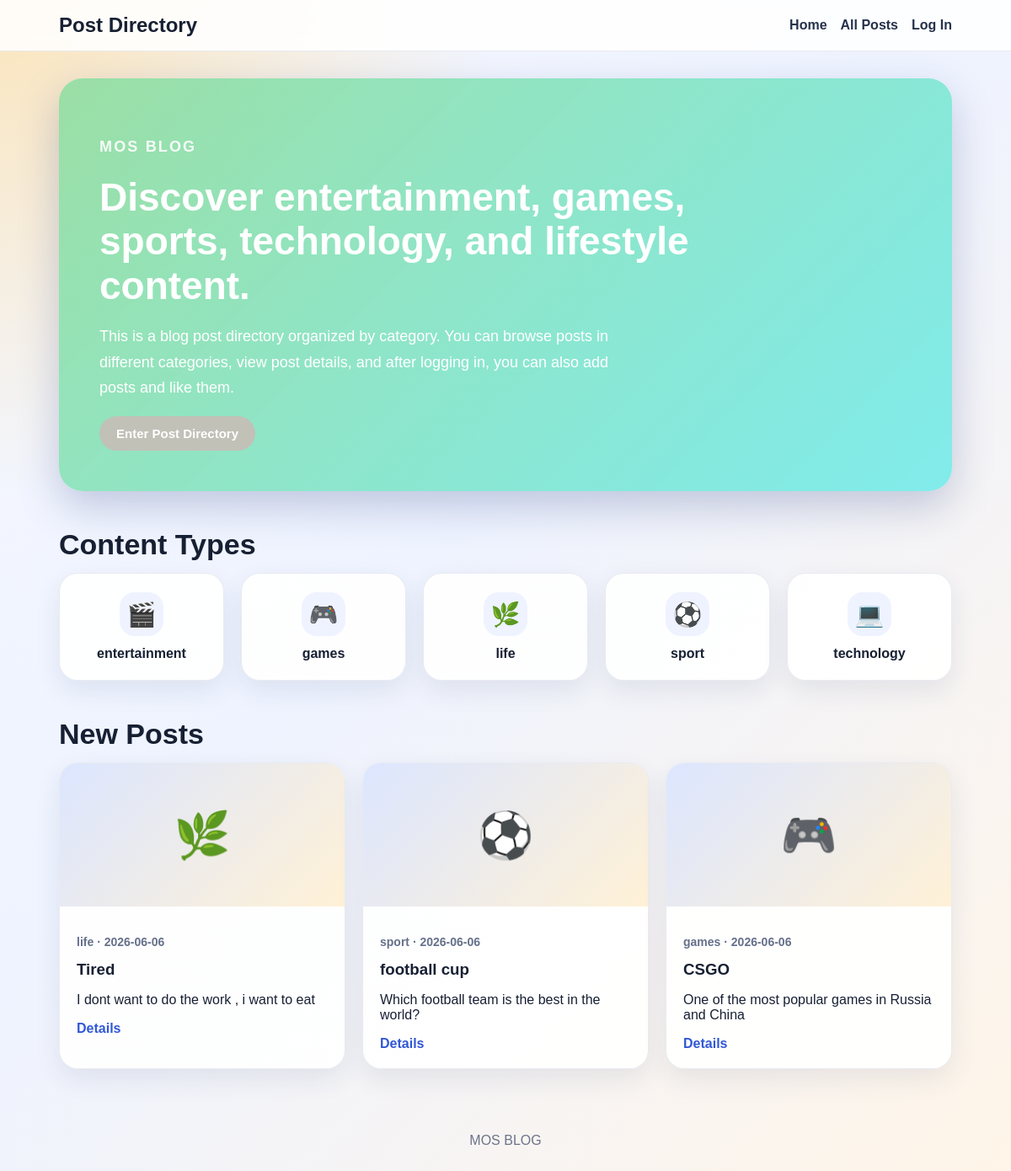
The page / on the database its author committed.
### posts/models.py (models this page shows, shortened)
class Category(models.Model):
    name = models.CharField("Class", max_length=100)
    slug = models.SlugField("URL", max_length=100, unique=True) #网址名称
    icon = models.CharField("icon", max_length=10, default="📝")
    class Meta:
        verbose_name = "Category"
        verbose_name_plural = "Category"
        ordering = ["name"]

class Post(models.Model):
    title = models.CharField("Title", max_length=150)
    content = models.TextField("Tect")
    category = models.ForeignKey(
        Category,
        on_delete=models.CASCADE,#分类删除，帖子也删除
        related_name="posts",
        verbose_name="category"
    )
    author = models.ForeignKey(
        settings.AUTH_USER_MODEL,
        on_delete=models.CASCADE,
        related_name="posts",
        verbose_name="author"
    )
    likes = models.ManyToManyField(
        settings.AUTH_USER_MODEL,
        related_name="liked_posts",
        blank=True,
        verbose_name="liked Users"
    )
    image_url = models.URLField("Image URL", blank=True) #图片链接
    is_published = models.BooleanField("Published", default=True) #发布
    created_at = models.DateTimeField("Created At", auto_now_add=True) #创建时间
    class Meta:
        verbose_name = "Posts"
        verbose_name_plural = "Posts"
        ordering = ["-created_at"]

### posts/views.py (the view)
# urls.py: path("", views.home, name="home"),
def home(request):
    latest_posts = Post.objects.filter(is_published=True).select_related(
        "author",
        "category"
    )[:4] #取前四篇bolg
    categories = Category.objects.all()
    return render(request, "posts/home.html", {
        "latest_posts": latest_posts,
        "categories": categories,
    })

### posts/templates/posts/home.html (shortened to what this page needs)
{% extends "posts/base.html" %}
{% block content %}
<section class="hero">
    <div>
        <p class="eyebrow">Mos Blog</p>
        <h1>Discover entertainment, games, sports, technology, and lifestyle content.</h1>
        <p>
            This is a blog post directory organized by category. You can browse posts in different categories,
            view post details, and after logging in, you can also add posts and like them.
        </p>
        <a class="btn" href="{% url 'post_list' %}">Enter Post Directory</a>
    </div>
</section>
<section class="section">
    <h2>Content Types</h2>
    <div class="category-grid">
        {% for category in categories %}
            <a class="category-card" href="{% url 'post_list' %}?category={{ category.slug }}">
                <span class="category-icon">{{ category.icon }}</span>
                <strong>{{ category.name }}</strong>
            </a>
        {% empty %}
            <p>Please add the content types!</p>
        {% endfor %}
    </div>
</section>
<section class="section">
    <h2>New Posts</h2>
    <div class="post-grid">
        {% for post in latest_posts %}
            <article class="post-card">
                <div class="preview">
                    {% if post.image_url %}
                        <img src="{{ post.image_url }}" alt="{{ post.title }}">
                    {% else %}
                        <span>{{ post.category.icon }}</span>
                    {% endif %}
                </div>
                <div class="post-card-body">
                    <p class="meta">{{ post.category.name }} · {{ post.created_at|date:"Y-m-d" }}</p>
                    <h3>{{ post.title }}</h3>
                    <p>{{ post.content|truncatechars:120 }}</p>
                    <a class="text-link" href="{% url 'post_detail' post.pk %}">Details</a>
                </div>
            </article>
        {% empty %}
            <p>Nothing now, go to share your life!</p>
        {% endfor %}
    </div>
</section>
{% endblock %}

### posts/templates/posts/base.html (shortened to what this page needs)
{% load static %}
<!DOCTYPE html>
<html lang="zh-CN">
<head>
    <link rel="stylesheet" href="{% static 'style.css' %}">
</head>
<body>
    <header class="site-header">
        <nav class="navbar">
            <a class="logo" href="{% url 'home' %}">Post Directory</a>
            <div class="nav-links">
                <a href="{% url 'home' %}">Home</a>
                <a href="{% url 'post_list' %}">All Posts</a>
                {% if user.is_authenticated %}
                    <a href="{% url 'add_post' %}">Add Post</a>
                    <span class="user-label">User：{{ user.username }}</span>
                    <form class="logout-form" method="post" action="{% url 'login' %}">
                        {% csrf_token %}
                        <button type="submit">Log Out</button>
                    </form>
                {% else %}
                    <a href="{% url 'login' %}">Log In</a>
                {% endif %}
            </div>
        </nav>
    </header>
    <main class="container">
        {% block content %}
        {% endblock %}
    </main>
    <footer class="site-footer">
        <p>MOS BLOG</p>
    </footer>
</body>
</html>

### posts/static/style.css (style rules this page uses)
* { box-sizing: border-box; }
body { margin: 0; font-family: "Microsoft YaHei", Arial, sans-serif; color: #172033; background: radial-gradient(circle at top left, rgba(255, 210, 122, 0.5), transparent 32%), linear-gradient(135deg, #f6f8ff 0%, #eef3ff 45%, #fff5e8 100%); min-height: 100vh; }
a { color: #3157d5; text-decoration: none; }
.site-header { background: rgba(255, 255, 255, 0.88); backdrop-filter: blur(10px); border-bottom: 1px solid rgba(40, 60, 120, 0.1); position: sticky; top: 0; z-index: 10; }
.navbar { max-width: 1100px; margin: 0 auto; padding: 16px 20px; display: flex; align-items: center; justify-content: space-between; }
.logo { font-size: 24px; font-weight: 800; color: #172033; }
.nav-links { display: flex; gap: 16px; align-items: center; flex-wrap: wrap; }
.nav-links a, .logout-form button { font-weight: 600; color: #26324c; }
.container { max-width: 1100px; margin: 0 auto; padding: 32px 20px; }
.hero { min-height: 320px; padding: 48px; border-radius: 28px; background: linear-gradient(135deg, rgba(147, 222, 162, 0.92), rgba(113, 234, 234, 0.88)); background-size: cover; background-position: center; color: white; display: flex; align-items: center; box-shadow: 0 18px 48px rgba(44, 64, 128, 0.25); }
.hero h1 { max-width: 720px; font-size: 46px; line-height: 1.15; margin: 8px 0 16px; }
.hero p { max-width: 650px; font-size: 18px; line-height: 1.7; }
.eyebrow { text-transform: uppercase; letter-spacing: 0.12em; font-weight: 700; opacity: 0.9; }
.section { margin-top: 44px; }
.section h2, .page-heading h1, .form-page h1, .detail-card h1 { font-size: 34px; margin-bottom: 14px; }
.category-grid, .post-grid { display: grid; gap: 20px; }
.category-grid { grid-template-columns: repeat(auto-fit, minmax(190px, 1fr)); }
.post-grid { grid-template-columns: repeat(auto-fit, minmax(260px, 1fr)); }
.category-card, .post-card, .detail-card, .form-page { background: rgba(255, 255, 255, 0.92); border: 1px solid rgba(45, 62, 120, 0.1); border-radius: 22px; box-shadow: 0 12px 30px rgba(36, 52, 95, 0.09); }
.category-card { padding: 22px; color: #172033; display: flex; flex-direction: column; align-items: center; justify-content: center; text-align: center; text-decoration: none; }
.category-icon { display: inline-flex; width: 52px; height: 52px; align-items: center; justify-content: center; font-size: 28px; background: #eef3ff; border-radius: 18px; margin-bottom: 12px; }
.post-card { overflow: hidden; }
.preview { height: 170px; background: linear-gradient(135deg, #dce6ff, #fff1d6); display: flex; align-items: center; justify-content: center; }
.preview span { font-size: 54px; }
.post-card-body { padding: 20px; }
.post-card-body h2, .post-card-body h3 { margin: 8px 0; }
.meta { color: #65708a; font-size: 14px; font-weight: 600; }
.btn { display: inline-block; border: none; border-radius: 999px; background: #c1c1b8; color: white; padding: 12px 20px; font-weight: 700; cursor: pointer; font-size: 15px; }
.text-link { font-weight: 700; }
.site-footer { text-align: center; padding: 28px; color: #6c738a; }

### rows shown on the page
Category: icon "🎬", name "entertainment"
Category: icon "🎮", name "games"
Category: icon "🌿", name "life"
Category: icon "⚽", name "sport"
Category: icon "💻", name "technology"
Post: category.icon "🌿", category.name "life", created_at "2026-06-06", title "Tired", content "I dont want to do the work , i want to eat"
Post: category.icon "⚽", category.name "sport", created_at "2026-06-06", title "football cup", content "Which football team is the best in the world?"
Post: category.icon "🎮", category.name "games", created_at "2026-06-06", title "CSGO", content "One of the most popular games in Russia and China"
